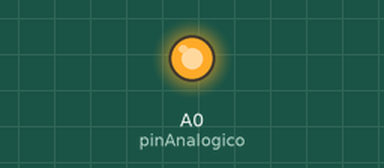
Recording of a sketch running on a simulated Arduino Uno, built with avr-gcc and run on an emulated ATmega328P. Parts: output pins drawn as LEDs (lit = HIGH).

Above: at 0.1 s.
Timing chart, 0 to 1.6 s (numbered marks = the images above):
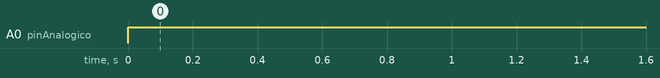

The sketch:

u2_apa_ej11.ino
```cpp
int pinAnalogico = A0;
void setup(){
  Serial.begin(9600);
}

void loop(){
  analogWrite(pinAnalogico, 255);
}
```

Measured:
- by itself, A0 (pinAnalogico): LOW → HIGH at 0.00 s
